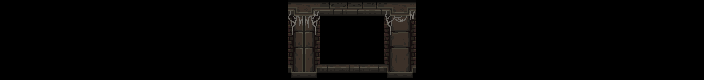

A 2D game scene composited from a Tiled map and its tileset images. What follows is a short description and the map's XML, with every tile layer's data as written:
An orthogonal 44x5 tile map with 16x16 px tiles, 1 tile layer (Слой тайлов 1).

<map version="1.9" tiledversion="1.9.2" orientation="orthogonal" renderorder="right-down" width="44" height="5" tilewidth="16" tileheight="16" infinite="0" nextlayerid="2" nextobjectid="1">
 <tileset firstgid="1" source="mainlevbuild.tsx" />
 <layer id="1" name="Слой тайлов 1" width="44" height="5">
  <data encoding="csv">
0,0,0,0,0,0,0,0,0,0,0,0,0,0,0,0,0,0,778,779,774,775,776,777,778,779,0,0,0,0,0,0,0,0,0,0,0,0,0,0,0,0,0,0,
0,0,0,0,0,0,0,0,0,0,0,0,0,0,0,0,0,0,848,837,0,0,0,0,842,843,0,0,0,0,0,0,0,0,0,0,0,0,0,0,0,0,0,0,
0,0,0,0,0,0,0,0,0,0,0,0,0,0,0,0,0,0,912,901,0,0,0,0,906,907,0,0,0,0,0,0,0,0,0,0,0,0,0,0,0,0,0,0,
0,0,0,0,0,0,0,0,0,0,0,0,0,0,0,0,0,0,976,965,0,0,0,0,970,971,0,0,0,0,0,0,0,0,0,0,0,0,0,0,0,0,0,0,
0,0,0,0,0,0,0,0,0,0,0,0,0,0,0,0,0,0,1040,1029,1030,1031,1032,1033,1034,1035,0,0,0,0,0,0,0,0,0,0,0,0,0,0,0,0,0,0
</data>
 </layer>
</map>
